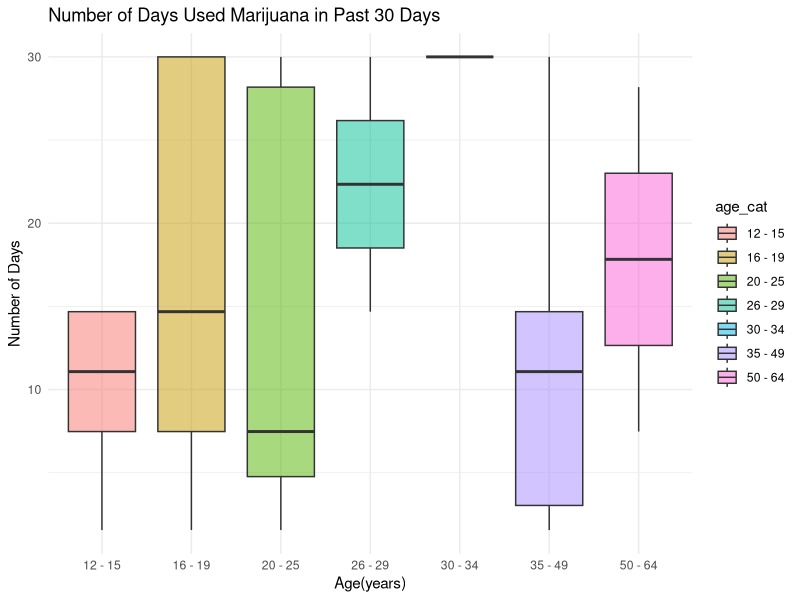

Source code (R): (Note: this script raises an error after producing the figure.)
## ---- chunk 1
library(tidyverse)
library(ggplot2)
library(ggridges)
## ---- chunk 2
#load("data/NSDUH_2019.RData")

#nsduh_19 = 
#  PUF2019_100920 %>% 
#  janitor::clean_names() %>% 
#  select(questid2, age2, mr30est, catag6, newrace2, irmjage, mjrec, mrjmon, 
#         ymdelt, amdelt, irsex, eduhighcat, income, irmarit, coutyp4)

#write_csv(nsduh_19, file = "data/nsduh_19.csv")
## ---- chunk 3
raw_data = read_csv("data/nsduh_19.csv")

graph_fendi = raw_data %>% 
  filter(mr30est != 94 & mr30est != 97 & mr30est != 98 & mr30est != 99) %>% 
  mutate(mr30est = recode(mr30est, `91` = 0, `93` = 0))

graph_fendi =
  graph_fendi %>% 
  mutate(
    age_cat = ifelse(age2 == 1 | age2 == 2 | age2 == 3 | age2 == 4, "12 - 15",
                  ifelse(age2 == 5 | age2 == 6 | age2 == 7 | age2 == 8, "16 - 19",
                      ifelse(age2 == 9 | age2 == 10 | age2 == 11 | age2 == 12, "20 - 25",
                           ifelse(age2 == 13, "26 - 29", 
                                ifelse(age2 == 14, "30 - 34", 
                                   ifelse(age2 == 15, "35 - 49", 
                                      ifelse(age2 == 16, "50 - 64", "older_than_65" )
                                      )))))),
    days30 = ifelse(mr30est == 1, runif(1, min = 1, max = 2),
                ifelse(mr30est == 2, runif(1, min = 3, max = 5),
                   ifelse(mr30est == 3, runif(1, min = 6, max = 9),
                      ifelse(mr30est == 4, runif(1, min = 10, max = 19),
                         ifelse(mr30est == 5, runif(1, min = 20, max = 29),
                            ifelse(mr30est == 6, 30, 0)))))),
    use30 = ifelse( mr30est == 1 | mr30est == 2 | mr30est == 3 |
                      mr30est == 4 | mr30est == 5 | mr30est == 6, 1, 0),
    youth_dpr = ifelse(ymdelt == 1, 1 ,
                       ifelse(ymdelt == 2, 0, NA)),
    adult_dpr = ifelse(amdelt == 1, 1 ,
                       ifelse(amdelt == 2, 0, NA))
    )  



## ---- chunk 4
  graph_fendi %>% 
    group_by(age_cat) %>% 
    summarise(days = sum(days30)) %>% 
    knitr::kable(digits = 3)
## ---- chunk 5
graph_fendi %>%
    filter(days30 != 0) %>% 
    ggplot(aes(x = age_cat, y = days30)) +
    geom_boxplot(aes(fill = age_cat), alpha = .5) +
  labs(title = "Number of Days Used Marijuana in Past 30 Days", 
       x = "Age(years)", y = "Number of Days") +
  theme(plot.title = element_text(hjust = 0.5)) +
  theme_minimal()

  
  
## ---- chunk 6
graph_fendi %>% 
  mutate(coutyp4 = as.character(coutyp4),
    coutyp4 = recode(coutyp4, 
                     "1" = "Large Metro", "2" = "Small Metro", "3" = "Nonmetro"),
    coutyp4 = fct_relevel(coutyp4, "Large Metro", "Small Metro", "Nonmetro")) %>% 
  group_by(coutyp4) %>% 
    summarise( used30_percent = round(sum(use30)/n()*100, 2)) %>% 
    ggplot(aes(x = coutyp4, y = used30_percent)) +
    geom_bar(stat = "identity", width = 0.5, fill = "steelblue") +
  geom_text(aes(label = used30_percent), vjust = 1.6, color = "white", size = 3.5) +
  labs(title = "Percentage of Individuals Used Marijuana in Past 30 Days By Metro Area", 
       x = "Metro Area", y = "Percentage(%)") +
  theme(plot.title = element_text(hjust = 0.5)) +
  theme_minimal()
## ---- chunk 7
graph_fendi %>% 
  mutate(coutyp4 = as.character(coutyp4),
    coutyp4 = recode(coutyp4, 
                     "1" = "Large Metro", "2" = "Small Metro", "3" = "Nonmetro"),
    coutyp4 = fct_relevel(coutyp4, "Large Metro", "Small Metro", "Nonmetro")) %>% 
  group_by(coutyp4) %>% 
    summarise( youth = round(sum(youth_dpr, na.rm=TRUE)/n()*100, 2),
               adult = round(sum(adult_dpr, na.rm=TRUE)/n()*100, 2)) %>% 
  pivot_longer(
    youth:adult,
    names_to = "age_group",
    values_to = "dpr_percent"
  ) %>% 
  ggplot(aes(x = coutyp4, y = dpr_percent, fill = age_group)) +
    geom_bar(stat = "identity", width = 0.5, position = "dodge") + 
    labs(title = "Percentage of Individuals Having Depression By Metro Area",
         x = "Metro Area", y = "Percentage(%)") +
    theme(plot.title = element_text(hjust = 0.5)) +
    theme_minimal()
